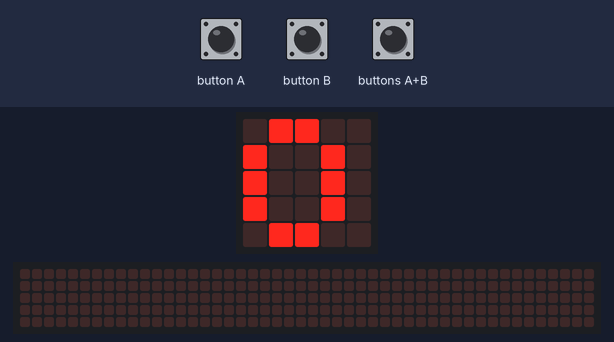
Bench run of a program on a simulated BBC micro:bit (MakeCode). Parts: the board's 5×5 LED display, a strip that is not on the board, showing the scrolling text unrolled. The test bench sets the inputs (shaded band). The 48×5 strip is a reading aid, not a part: it shows the text the display is scrolling, unrolled, one strip-width of it at a time.

Above: at 1.9 s.
2.0 s: button A pressed for 0.15 s
At 2.22 s:
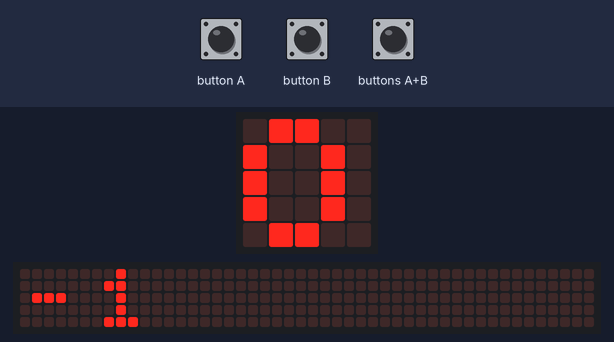
2.7 s: buttons A+B pressed for 0.15 s
3.4 s: buttons A+B pressed for 1 s
5.0 s: button A pressed for 0.15 s
At 8.6 s:
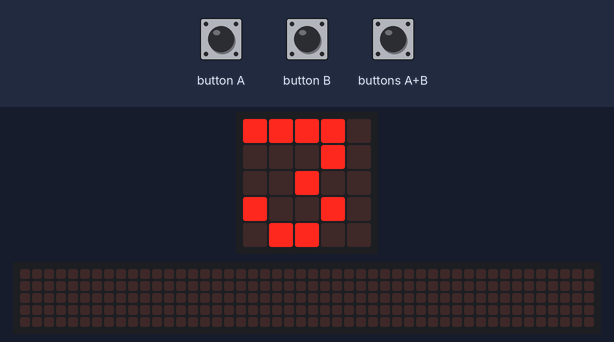
8.7 s: button B pressed for 0.15 s
Timing chart, 0 to 10.4 s (numbered marks = the images above; inputs shaded):
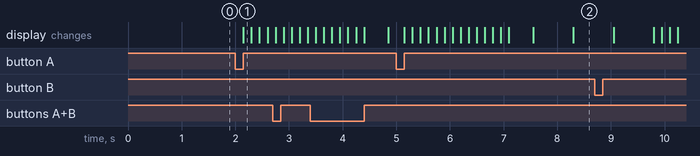

Measured:
- after the input at 2.0 s, the display: changes after 0.15 s (image 1)

The program:

main.ts
```typescript
function fonction(num: number): number {
    return num * 5 + 3
}

input.onButtonPressed(Button.A, function on_button_pressed_a() {

    x = x - 1
    basic.showNumber(x)
})
input.onButtonPressed(Button.AB, function on_button_pressed_ab() {

    basic.showNumber(fonction(x))
    x = 0
    basic.showNumber(0)
})
input.onButtonPressed(Button.B, function on_button_pressed_b() {

    x = x + 1
    basic.showNumber(x)
})
let x = 0
x = 0
basic.showNumber(x)
```

test.ts
```typescript
// les tests vont ici ; cela ne sera pas compilé si ce paquet est utilisé en tant qu'extension.
```
